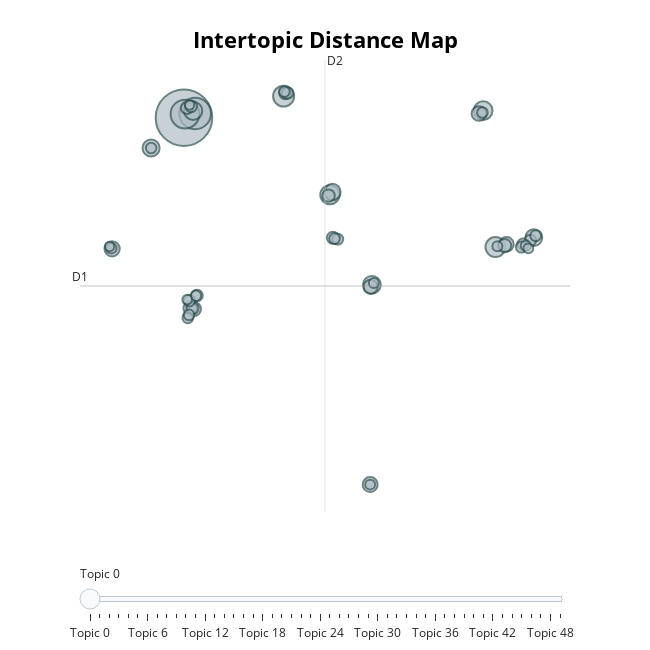

Notebook source saved alongside this figure:
### Code cell
model.visualize_topics(top_n_topics=50)

### Figure 1 — Plotly figure (JSON) as saved in the notebook; plotly's stock layout.template omitted (floating-point values rounded to 4 significant figures; data arrays with more than 128 entries replaced by an {"elided": "..."} marker saying what was removed)
{"data": [{"customdata": {"elided": "50x3 mixed values"}, "hovertemplate": "<b>Topic %{customdata[0]}</b><br>Words: %{customdata[1]}<br>Size: %{customdata[2]}", "legendgroup": "", "marker": {"color": "#B0BEC5", "line": {"color": "DarkSlateGrey", "width": 2}, "size": [1829, 570, 474, 251, 227, 211, 199, 192, 177, 167, 162, 152, 132, 128, 124, 123, 117, 116, 102, 100, 89, 85, 84, 83, 78, 77, 77, 75, 75, 74, 72, 70, 69, 68, 67, 67, 66, 65, 65, 64, 63, 62, 59, 57, 57, 56, 56, 54, 51, 50], "sizemode": "area", "sizeref": 1.143, "symbol": "circle"}, "mode": "markers", "name": "", "orientation": "v", "showlegend": false, "type": "scatter", "x": [-9.111, -8.28, -9.034, -1.726, 13.98, 1.706, 13.06, -8.429, 4.82, -11.55, 16.82, 1.897, -14.44, 4.688, 12.75, 14.78, -8.382, 4.726, -8.654, 14.66, 1.606, -8.885, 1.929, -8.476, -8.577, -8.147, -1.61, 16.56, -1.43, -8.706, 16.01, 15.9, 2.284, 16.96, -1.67, 2.053, -8.823, 13.01, -8.734, -11.54, -14.49, -8.222, 16.23, 4.96, 14.12, 4.688, 16.41, -8.87, -8.698, -14.62], "xaxis": "x", "y": [13.67, 13.98, 13.94, 15.27, 4.061, 7.948, 14.19, 14.18, 1.262, 11.42, 4.761, 8.15, 3.935, -13.57, 13.98, 4.268, -0.5374, 1.113, -0.4735, 4.176, 7.882, 14.39, 4.758, -0.487, 14.51, 0.4651, 15.47, 4.559, 15.51, 0.07552, 4.279, 4.061, 4.653, 4.908, 15.61, 4.697, -1.194, 14.05, -0.9758, 11.42, 3.974, 0.454, 4.168, 1.392, 4.125, -13.57, 3.968, 0.1637, 14.61, 4.106], "yaxis": "y"}], "layout": {"annotations": [{"showarrow": false, "text": "D1", "x": -16.82, "y": 1.172, "yshift": 10}, {"showarrow": false, "text": "D2", "x": 1.342, "xshift": 10, "y": 17.95}], "height": 650, "hoverlabel": {"bgcolor": "white", "font": {"family": "Rockwell", "size": 16}}, "legend": {"itemsizing": "constant", "tracegroupgap": 0}, "margin": {"t": 60}, "shapes": [{"line": {"color": "#CFD8DC", "width": 2}, "type": "line", "x0": 1.342, "x1": 1.342, "y0": -15.61, "y1": 17.95}, {"line": {"color": "#9E9E9E", "width": 2}, "type": "line", "x0": -16.82, "x1": 19.5, "y0": 1.172, "y1": 1.172}], "sliders": [{"active": 0, "pad": {"t": 50}, "steps": [{"args": [{"marker.color": [["red", "#B0BEC5", "#B0BEC5", "#B0BEC5", "#B0BEC5", "#B0BEC5", "#B0BEC5", "#B0BEC5", "#B0BEC5", "#B0BEC5", "#B0BEC5", "#B0BEC5", "#B0BEC5", "#B0BEC5", "#B0BEC5", "#B0BEC5", "#B0BEC5", "#B0BEC5", "#B0BEC5", "#B0BEC5", "#B0BEC5", "#B0BEC5", "#B0BEC5", "#B0BEC5", "#B0BEC5", "#B0BEC5", "#B0BEC5", "#B0BEC5", "#B0BEC5", "#B0BEC5", "#B0BEC5", "#B0BEC5", "#B0BEC5", "#B0BEC5", "#B0BEC5", "#B0BEC5", "#B0BEC5", "#B0BEC5", "#B0BEC5", "#B0BEC5", "#B0BEC5", "#B0BEC5", "#B0BEC5", "#B0BEC5", "#B0BEC5", "#B0BEC5", "#B0BEC5", "#B0BEC5", "#B0BEC5", "#B0BEC5"]]}], "label": "Topic 0", "method": "update"}, {"args": [{"marker.color": [["#B0BEC5", "red", "#B0BEC5", "#B0BEC5", "#B0BEC5", "#B0BEC5", "#B0BEC5", "#B0BEC5", "#B0BEC5", "#B0BEC5", "#B0BEC5", "#B0BEC5", "#B0BEC5", "#B0BEC5", "#B0BEC5", "#B0BEC5", "#B0BEC5", "#B0BEC5", "#B0BEC5", "#B0BEC5", "#B0BEC5", "#B0BEC5", "#B0BEC5", "#B0BEC5", "#B0BEC5", "#B0BEC5", "#B0BEC5", "#B0BEC5", "#B0BEC5", "#B0BEC5", "#B0BEC5", "#B0BEC5", "#B0BEC5", "#B0BEC5", "#B0BEC5", "#B0BEC5", "#B0BEC5", "#B0BEC5", "#B0BEC5", "#B0BEC5", "#B0BEC5", "#B0BEC5", "#B0BEC5", "#B0BEC5", "#B0BEC5", "#B0BEC5", "#B0BEC5", "#B0BEC5", "#B0BEC5", "#B0BEC5"]]}], "label": "Topic 1", "method": "update"}, {"args": [{"marker.color": [["#B0BEC5", "#B0BEC5", "red", "#B0BEC5", "#B0BEC5", "#B0BEC5", "#B0BEC5", "#B0BEC5", "#B0BEC5", "#B0BEC5", "#B0BEC5", "#B0BEC5", "#B0BEC5", "#B0BEC5", "#B0BEC5", "#B0BEC5", "#B0BEC5", "#B0BEC5", "#B0BEC5", "#B0BEC5", "#B0BEC5", "#B0BEC5", "#B0BEC5", "#B0BEC5", "#B0BEC5", "#B0BEC5", "#B0BEC5", "#B0BEC5", "#B0BEC5", "#B0BEC5", "#B0BEC5", "#B0BEC5", "#B0BEC5", "#B0BEC5", "#B0BEC5", "#B0BEC5", "#B0BEC5", "#B0BEC5", "#B0BEC5", "#B0BEC5", "#B0BEC5", "#B0BEC5", "#B0BEC5", "#B0BEC5", "#B0BEC5", "#B0BEC5", "#B0BEC5", "#B0BEC5", "#B0BEC5", "#B0BEC5"]]}], "label": "Topic 2", "method": "update"}, {"args": [{"marker.color": [["#B0BEC5", "#B0BEC5", "#B0BEC5", "red", "#B0BEC5", "#B0BEC5", "#B0BEC5", "#B0BEC5", "#B0BEC5", "#B0BEC5", "#B0BEC5", "#B0BEC5", "#B0BEC5", "#B0BEC5", "#B0BEC5", "#B0BEC5", "#B0BEC5", "#B0BEC5", "#B0BEC5", "#B0BEC5", "#B0BEC5", "#B0BEC5", "#B0BEC5", "#B0BEC5", "#B0BEC5", "#B0BEC5", "#B0BEC5", "#B0BEC5", "#B0BEC5", "#B0BEC5", "#B0BEC5", "#B0BEC5", "#B0BEC5", "#B0BEC5", "#B0BEC5", "#B0BEC5", "#B0BEC5", "#B0BEC5", "#B0BEC5", "#B0BEC5", "#B0BEC5", "#B0BEC5", "#B0BEC5", "#B0BEC5", "#B0BEC5", "#B0BEC5", "#B0BEC5", "#B0BEC5", "#B0BEC5", "#B0BEC5"]]}], "label": "Topic 3", "method": "update"}, {"args": [{"marker.color": [["#B0BEC5", "#B0BEC5", "#B0BEC5", "#B0BEC5", "red", "#B0BEC5", "#B0BEC5", "#B0BEC5", "#B0BEC5", "#B0BEC5", "#B0BEC5", "#B0BEC5", "#B0BEC5", "#B0BEC5", "#B0BEC5", "#B0BEC5", "#B0BEC5", "#B0BEC5", "#B0BEC5", "#B0BEC5", "#B0BEC5", "#B0BEC5", "#B0BEC5", "#B0BEC5", "#B0BEC5", "#B0BEC5", "#B0BEC5", "#B0BEC5", "#B0BEC5", "#B0BEC5", "#B0BEC5", "#B0BEC5", "#B0BEC5", "#B0BEC5", "#B0BEC5", "#B0BEC5", "#B0BEC5", "#B0BEC5", "#B0BEC5", "#B0BEC5", "#B0BEC5", "#B0BEC5", "#B0BEC5", "#B0BEC5", "#B0BEC5", "#B0BEC5", "#B0BEC5", "#B0BEC5", "#B0BEC5", "#B0BEC5"]]}], "label": "Topic 4", "method": "update"}, {"args": [{"marker.color": [["#B0BEC5", "#B0BEC5", "#B0BEC5", "#B0BEC5", "#B0BEC5", "red", "#B0BEC5", "#B0BEC5", "#B0BEC5", "#B0BEC5", "#B0BEC5", "#B0BEC5", "#B0BEC5", "#B0BEC5", "#B0BEC5", "#B0BEC5", "#B0BEC5", "#B0BEC5", "#B0BEC5", "#B0BEC5", "#B0BEC5", "#B0BEC5", "#B0BEC5", "#B0BEC5", "#B0BEC5", "#B0BEC5", "#B0BEC5", "#B0BEC5", "#B0BEC5", "#B0BEC5", "#B0BEC5", "#B0BEC5", "#B0BEC5", "#B0BEC5", "#B0BEC5", "#B0BEC5", "#B0BEC5", "#B0BEC5", "#B0BEC5", "#B0BEC5", "#B0BEC5", "#B0BEC5", "#B0BEC5", "#B0BEC5", "#B0BEC5", "#B0BEC5", "#B0BEC5", "#B0BEC5", "#B0BEC5", "#B0BEC5"]]}], "label": "Topic 5", "method": "update"}, {"args": [{"marker.color": [["#B0BEC5", "#B0BEC5", "#B0BEC5", "#B0BEC5", "#B0BEC5", "#B0BEC5", "red", "#B0BEC5", "#B0BEC5", "#B0BEC5", "#B0BEC5", "#B0BEC5", "#B0BEC5", "#B0BEC5", "#B0BEC5", "#B0BEC5", "#B0BEC5", "#B0BEC5", "#B0BEC5", "#B0BEC5", "#B0BEC5", "#B0BEC5", "#B0BEC5", "#B0BEC5", "#B0BEC5", "#B0BEC5", "#B0BEC5", "#B0BEC5", "#B0BEC5", "#B0BEC5", "#B0BEC5", "#B0BEC5", "#B0BEC5", "#B0BEC5", "#B0BEC5", "#B0BEC5", "#B0BEC5", "#B0BEC5", "#B0BEC5", "#B0BEC5", "#B0BEC5", "#B0BEC5", "#B0BEC5", "#B0BEC5", "#B0BEC5", "#B0BEC5", "#B0BEC5", "#B0BEC5", "#B0BEC5", "#B0BEC5"]]}], "label": "Topic 6", "method": "update"}, {"args": [{"marker.color": [["#B0BEC5", "#B0BEC5", "#B0BEC5", "#B0BEC5", "#B0BEC5", "#B0BEC5", "#B0BEC5", "red", "#B0BEC5", "#B0BEC5", "#B0BEC5", "#B0BEC5", "#B0BEC5", "#B0BEC5", "#B0BEC5", "#B0BEC5", "#B0BEC5", "#B0BEC5", "#B0BEC5", "#B0BEC5", "#B0BEC5", "#B0BEC5", "#B0BEC5", "#B0BEC5", "#B0BEC5", "#B0BEC5", "#B0BEC5", "#B0BEC5", "#B0BEC5", "#B0BEC5", "#B0BEC5", "#B0BEC5", "#B0BEC5", "#B0BEC5", "#B0BEC5", "#B0BEC5", "#B0BEC5", "#B0BEC5", "#B0BEC5", "#B0BEC5", "#B0BEC5", "#B0BEC5", "#B0BEC5", "#B0BEC5", "#B0BEC5", "#B0BEC5", "#B0BEC5", "#B0BEC5", "#B0BEC5", "#B0BEC5"]]}], "label": "Topic 7", "method": "update"}, {"args": [{"marker.color": [["#B0BEC5", "#B0BEC5", "#B0BEC5", "#B0BEC5", "#B0BEC5", "#B0BEC5", "#B0BEC5", "#B0BEC5", "red", "#B0BEC5", "#B0BEC5", "#B0BEC5", "#B0BEC5", "#B0BEC5", "#B0BEC5", "#B0BEC5", "#B0BEC5", "#B0BEC5", "#B0BEC5", "#B0BEC5", "#B0BEC5", "#B0BEC5", "#B0BEC5", "#B0BEC5", "#B0BEC5", "#B0BEC5", "#B0BEC5", "#B0BEC5", "#B0BEC5", "#B0BEC5", "#B0BEC5", "#B0BEC5", "#B0BEC5", "#B0BEC5", "#B0BEC5", "#B0BEC5", "#B0BEC5", "#B0BEC5", "#B0BEC5", "#B0BEC5", "#B0BEC5", "#B0BEC5", "#B0BEC5", "#B0BEC5", "#B0BEC5", "#B0BEC5", "#B0BEC5", "#B0BEC5", "#B0BEC5", "#B0BEC5"]]}], "label": "Topic 8", "method": "update"}, {"args": [{"marker.color": [["#B0BEC5", "#B0BEC5", "#B0BEC5", "#B0BEC5", "#B0BEC5", "#B0BEC5", "#B0BEC5", "#B0BEC5", "#B0BEC5", "red", "#B0BEC5", "#B0BEC5", "#B0BEC5", "#B0BEC5", "#B0BEC5", "#B0BEC5", "#B0BEC5", "#B0BEC5", "#B0BEC5", "#B0BEC5", "#B0BEC5", "#B0BEC5", "#B0BEC5", "#B0BEC5", "#B0BEC5", "#B0BEC5", "#B0BEC5", "#B0BEC5", "#B0BEC5", "#B0BEC5", "#B0BEC5", "#B0BEC5", "#B0BEC5", "#B0BEC5", "#B0BEC5", "#B0BEC5", "#B0BEC5", "#B0BEC5", "#B0BEC5", "#B0BEC5", "#B0BEC5", "#B0BEC5", "#B0BEC5", "#B0BEC5", "#B0BEC5", "#B0BEC5", "#B0BEC5", "#B0BEC5", "#B0BEC5", "#B0BEC5"]]}], "label": "Topic 9", "method": "update"}, {"args": [{"marker.color": [["#B0BEC5", "#B0BEC5", "#B0BEC5", "#B0BEC5", "#B0BEC5", "#B0BEC5", "#B0BEC5", "#B0BEC5", "#B0BEC5", "#B0BEC5", "red", "#B0BEC5", "#B0BEC5", "#B0BEC5", "#B0BEC5", "#B0BEC5", "#B0BEC5", "#B0BEC5", "#B0BEC5", "#B0BEC5", "#B0BEC5", "#B0BEC5", "#B0BEC5", "#B0BEC5", "#B0BEC5", "#B0BEC5", "#B0BEC5", "#B0BEC5", "#B0BEC5", "#B0BEC5", "#B0BEC5", "#B0BEC5", "#B0BEC5", "#B0BEC5", "#B0BEC5", "#B0BEC5", "#B0BEC5", "#B0BEC5", "#B0BEC5", "#B0BEC5", "#B0BEC5", "#B0BEC5", "#B0BEC5", "#B0BEC5", "#B0BEC5", "#B0BEC5", "#B0BEC5", "#B0BEC5", "#B0BEC5", "#B0BEC5"]]}], "label": "Topic 10", "method": "update"}, {"args": [{"marker.color": [["#B0BEC5", "#B0BEC5", "#B0BEC5", "#B0BEC5", "#B0BEC5", "#B0BEC5", "#B0BEC5", "#B0BEC5", "#B0BEC5", "#B0BEC5", "#B0BEC5", "red", "#B0BEC5", "#B0BEC5", "#B0BEC5", "#B0BEC5", "#B0BEC5", "#B0BEC5", "#B0BEC5", "#B0BEC5", "#B0BEC5", "#B0BEC5", "#B0BEC5", "#B0BEC5", "#B0BEC5", "#B0BEC5", "#B0BEC5", "#B0BEC5", "#B0BEC5", "#B0BEC5", "#B0BEC5", "#B0BEC5", "#B0BEC5", "#B0BEC5", "#B0BEC5", "#B0BEC5", "#B0BEC5", "#B0BEC5", "#B0BEC5", "#B0BEC5", "#B0BEC5", "#B0BEC5", "#B0BEC5", "#B0BEC5", "#B0BEC5", "#B0BEC5", "#B0BEC5", "#B0BEC5", "#B0BEC5", "#B0BEC5"]]}], "label": "Topic 11", "method": "update"}, {"args": [{"marker.color": [["#B0BEC5", "#B0BEC5", "#B0BEC5", "#B0BEC5", "#B0BEC5", "#B0BEC5", "#B0BEC5", "#B0BEC5", "#B0BEC5", "#B0BEC5", "#B0BEC5", "#B0BEC5", "red", "#B0BEC5", "#B0BEC5", "#B0BEC5", "#B0BEC5", "#B0BEC5", "#B0BEC5", "#B0BEC5", "#B0BEC5", "#B0BEC5", "#B0BEC5", "#B0BEC5", "#B0BEC5", "#B0BEC5", "#B0BEC5", "#B0BEC5", "#B0BEC5", "#B0BEC5", "#B0BEC5", "#B0BEC5", "#B0BEC5", "#B0BEC5", "#B0BEC5", "#B0BEC5", "#B0BEC5", "#B0BEC5", "#B0BEC5", "#B0BEC5", "#B0BEC5", "#B0BEC5", "#B0BEC5", "#B0BEC5", "#B0BEC5", "#B0BEC5", "#B0BEC5", "#B0BEC5", "#B0BEC5", "#B0BEC5"]]}], "label": "Topic 12", "method": "update"}, {"args": [{"marker.color": [["#B0BEC5", "#B0BEC5", "#B0BEC5", "#B0BEC5", "#B0BEC5", "#B0BEC5", "#B0BEC5", "#B0BEC5", "#B0BEC5", "#B0BEC5", "#B0BEC5", "#B0BEC5", "#B0BEC5", "red", "#B0BEC5", "#B0BEC5", "#B0BEC5", "#B0BEC5", "#B0BEC5", "#B0BEC5", "#B0BEC5", "#B0BEC5", "#B0BEC5", "#B0BEC5", "#B0BEC5", "#B0BEC5", "#B0BEC5", "#B0BEC5", "#B0BEC5", "#B0BEC5", "#B0BEC5", "#B0BEC5", "#B0BEC5", "#B0BEC5", "#B0BEC5", "#B0BEC5", "#B0BEC5", "#B0BEC5", "#B0BEC5", "#B0BEC5", "#B0BEC5", "#B0BEC5", "#B0BEC5", "#B0BEC5", "#B0BEC5", "#B0BEC5", "#B0BEC5", "#B0BEC5", "#B0BEC5", "#B0BEC5"]]}], "label": "Topic 13", "method": "update"}, {"args": [{"marker.color": [["#B0BEC5", "#B0BEC5", "#B0BEC5", "#B0BEC5", "#B0BEC5", "#B0BEC5", "#B0BEC5", "#B0BEC5", "#B0BEC5", "#B0BEC5", "#B0BEC5", "#B0BEC5", "#B0BEC5", "#B0BEC5", "red", "#B0BEC5", "#B0BEC5", "#B0BEC5", "#B0BEC5", "#B0BEC5", "#B0BEC5", "#B0BEC5", "#B0BEC5", "#B0BEC5", "#B0BEC5", "#B0BEC5", "#B0BEC5", "#B0BEC5", "#B0BEC5", "#B0BEC5", "#B0BEC5", "#B0BEC5", "#B0BEC5", "#B0BEC5", "#B0BEC5", "#B0BEC5", "#B0BEC5", "#B0BEC5", "#B0BEC5", "#B0BEC5", "#B0BEC5", "#B0BEC5", "#B0BEC5", "#B0BEC5", "#B0BEC5", "#B0BEC5", "#B0BEC5", "#B0BEC5", "#B0BEC5", "#B0BEC5"]]}], "label": "Topic 14", "method": "update"}, {"args": [{"marker.color": [["#B0BEC5", "#B0BEC5", "#B0BEC5", "#B0BEC5", "#B0BEC5", "#B0BEC5", "#B0BEC5", "#B0BEC5", "#B0BEC5", "#B0BEC5", "#B0BEC5", "#B0BEC5", "#B0BEC5", "#B0BEC5", "#B0BEC5", "red", "#B0BEC5", "#B0BEC5", "#B0BEC5", "#B0BEC5", "#B0BEC5", "#B0BEC5", "#B0BEC5", "#B0BEC5", "#B0BEC5", "#B0BEC5", "#B0BEC5", "#B0BEC5", "#B0BEC5", "#B0BEC5", "#B0BEC5", "#B0BEC5", "#B0BEC5", "#B0BEC5", "#B0BEC5", "#B0BEC5", "#B0BEC5", "#B0BEC5", "#B0BEC5", "#B0BEC5", "#B0BEC5", "#B0BEC5", "#B0BEC5", "#B0BEC5", "#B0BEC5", "#B0BEC5", "#B0BEC5", "#B0BEC5", "#B0BEC5", "#B0BEC5"]]}], "label": "Topic 15", "method": "update"}, {"args": [{"marker.color": [["#B0BEC5", "#B0BEC5", "#B0BEC5", "#B0BEC5", "#B0BEC5", "#B0BEC5", "#B0BEC5", "#B0BEC5", "#B0BEC5", "#B0BEC5", "#B0BEC5", "#B0BEC5", "#B0BEC5", "#B0BEC5", "#B0BEC5", "#B0BEC5", "red", "#B0BEC5", "#B0BEC5", "#B0BEC5", "#B0BEC5", "#B0BEC5", "#B0BEC5", "#B0BEC5", "#B0BEC5", "#B0BEC5", "#B0BEC5", "#B0BEC5", "#B0BEC5", "#B0BEC5", "#B0BEC5", "#B0BEC5", "#B0BEC5", "#B0BEC5", "#B0BEC5", "#B0BEC5", "#B0BEC5", "#B0BEC5", "#B0BEC5", "#B0BEC5", "#B0BEC5", "#B0BEC5", "#B0BEC5", "#B0BEC5", "#B0BEC5", "#B0BEC5", "#B0BEC5", "#B0BEC5", "#B0BEC5", "#B0BEC5"]]}], "label": "Topic 16", "method": "update"}, {"args": [{"marker.color": [["#B0BEC5", "#B0BEC5", "#B0BEC5", "#B0BEC5", "#B0BEC5", "#B0BEC5", "#B0BEC5", "#B0BEC5", "#B0BEC5", "#B0BEC5", "#B0BEC5", "#B0BEC5", "#B0BEC5", "#B0BEC5", "#B0BEC5", "#B0BEC5", "#B0BEC5", "red", "#B0BEC5", "#B0BEC5", "#B0BEC5", "#B0BEC5", "#B0BEC5", "#B0BEC5", "#B0BEC5", "#B0BEC5", "#B0BEC5", "#B0BEC5", "#B0BEC5", "#B0BEC5", "#B0BEC5", "#B0BEC5", "#B0BEC5", "#B0BEC5", "#B0BEC5", "#B0BEC5", "#B0BEC5", "#B0BEC5", "#B0BEC5", "#B0BEC5", "#B0BEC5", "#B0BEC5", "#B0BEC5", "#B0BEC5", "#B0BEC5", "#B0BEC5", "#B0BEC5", "#B0BEC5", "#B0BEC5", "#B0BEC5"]]}], "label": "Topic 17", "method": "update"}, {"args": [{"marker.color": [["#B0BEC5", "#B0BEC5", "#B0BEC5", "#B0BEC5", "#B0BEC5", "#B0BEC5", "#B0BEC5", "#B0BEC5", "#B0BEC5", "#B0BEC5", "#B0BEC5", "#B0BEC5", "#B0BEC5", "#B0BEC5", "#B0BEC5", "#B0BEC5", "#B0BEC5", "#B0BEC5", "red", "#B0BEC5", "#B0BEC5", "#B0BEC5", "#B0BEC5", "#B0BEC5", "#B0BEC5", "#B0BEC5", "#B0BEC5", "#B0BEC5", "#B0BEC5", "#B0BEC5", "#B0BEC5", "#B0BEC5", "#B0BEC5", "#B0BEC5", "#B0BEC5", "#B0BEC5", "#B0BEC5", "#B0BEC5", "#B0BEC5", "#B0BEC5", "#B0BEC5", "#B0BEC5", "#B0BEC5", "#B0BEC5", "#B0BEC5", "#B0BEC5", "#B0BEC5", "#B0BEC5", "#B0BEC5", "#B0BEC5"]]}], "label": "Topic 18", "method": "update"}, {"args": [{"marker.color": [["#B0BEC5", "#B0BEC5", "#B0BEC5", "#B0BEC5", "#B0BEC5", "#B0BEC5", "#B0BEC5", "#B0BEC5", "#B0BEC5", "#B0BEC5", "#B0BEC5", "#B0BEC5", "#B0BEC5", "#B0BEC5", "#B0BEC5", "#B0BEC5", "#B0BEC5", "#B0BEC5", "#B0BEC5", "red", "#B0BEC5", "#B0BEC5", "#B0BEC5", "#B0BEC5", "#B0BEC5", "#B0BEC5", "#B0BEC5", "#B0BEC5", "#B0BEC5", "#B0BEC5", "#B0BEC5", "#B0BEC5", "#B0BEC5", "#B0BEC5", "#B0BEC5", "#B0BEC5", "#B0BEC5", "#B0BEC5", "#B0BEC5", "#B0BEC5", "#B0BEC5", "#B0BEC5", "#B0BEC5", "#B0BEC5", "#B0BEC5", "#B0BEC5", "#B0BEC5", "#B0BEC5", "#B0BEC5", "#B0BEC5"]]}], "label": "Topic 19", "method": "update"}, {"args": [{"marker.color": [["#B0BEC5", "#B0BEC5", "#B0BEC5", "#B0BEC5", "#B0BEC5", "#B0BEC5", "#B0BEC5", "#B0BEC5", "#B0BEC5", "#B0BEC5", "#B0BEC5", "#B0BEC5", "#B0BEC5", "#B0BEC5", "#B0BEC5", "#B0BEC5", "#B0BEC5", "#B0BEC5", "#B0BEC5", "#B0BEC5", "red", "#B0BEC5", "#B0BEC5", "#B0BEC5", "#B0BEC5", "#B0BEC5", "#B0BEC5", "#B0BEC5", "#B0BEC5", "#B0BEC5", "#B0BEC5", "#B0BEC5", "#B0BEC5", "#B0BEC5", "#B0BEC5", "#B0BEC5", "#B0BEC5", "#B0BEC5", "#B0BEC5", "#B0BEC5", "#B0BEC5", "#B0BEC5", "#B0BEC5", "#B0BEC5", "#B0BEC5", "#B0BEC5", "#B0BEC5", "#B0BEC5", "#B0BEC5", "#B0BEC5"]]}], "label": "Topic 20", "method": "update"}, {"args": [{"marker.color": [["#B0BEC5", "#B0BEC5", "#B0BEC5", "#B0BEC5", "#B0BEC5", "#B0BEC5", "#B0BEC5", "#B0BEC5", "#B0BEC5", "#B0BEC5", "#B0BEC5", "#B0BEC5", "#B0BEC5", "#B0BEC5", "#B0BEC5", "#B0BEC5", "#B0BEC5", "#B0BEC5", "#B0BEC5", "#B0BEC5", "#B0BEC5", "red", "#B0BEC5", "#B0BEC5", "#B0BEC5", "#B0BEC5", "#B0BEC5", "#B0BEC5", "#B0BEC5", "#B0BEC5", "#B0BEC5", "#B0BEC5", "#B0BEC5", "#B0BEC5", "#B0BEC5", "#B0BEC5", "#B0BEC5", "#B0BEC5", "#B0BEC5", "#B0BEC5", "#B0BEC5", "#B0BEC5", "#B0BEC5", "#B0BEC5", "#B0BEC5", "#B0BEC5", "#B0BEC5", "#B0BEC5", "#B0BEC5", "#B0BEC5"]]}], "label": "Topic 21", "method": "update"}, {"args": [{"marker.color": [["#B0BEC5", "#B0BEC5", "#B0BEC5", "#B0BEC5", "#B0BEC5", "#B0BEC5", "#B0BEC5", "#B0BEC5", "#B0BEC5", "#B0BEC5", "#B0BEC5", "#B0BEC5", "#B0BEC5", "#B0BEC5", "#B0BEC5", "#B0BEC5", "#B0BEC5", "#B0BEC5", "#B0BEC5", "#B0BEC5", "#B0BEC5", "#B0BEC5", "red", "#B0BEC5", "#B0BEC5", "#B0BEC5", "#B0BEC5", "#B0BEC5", "#B0BEC5", "#B0BEC5", "#B0BEC5", "#B0BEC5", "#B0BEC5", "#B0BEC5", "#B0BEC5", "#B0BEC5", "#B0BEC5", "#B0BEC5", "#B0BEC5", "#B0BEC5", "#B0BEC5", "#B0BEC5", "#B0BEC5", "#B0BEC5", "#B0BEC5", "#B0BEC5", "#B0BEC5", "#B0BEC5", "#B0BEC5", "#B0BEC5"]]}], "label": "Topic 22", "method": "update"}, {"args": [{"marker.color": [["#B0BEC5", "#B0BEC5", "#B0BEC5", "#B0BEC5", "#B0BEC5", "#B0BEC5", "#B0BEC5", "#B0BEC5", "#B0BEC5", "#B0BEC5", "#B0BEC5", "#B0BEC5", "#B0BEC5", "#B0BEC5", "#B0BEC5", "#B0BEC5", "#B0BEC5", "#B0BEC5", "#B0BEC5", "#B0BEC5", "#B0BEC5", "#B0BEC5", "#B0BEC5", "red", "#B0BEC5", "#B0BEC5", "#B0BEC5", "#B0BEC5", "#B0BEC5", "#B0BEC5", "#B0BEC5", "#B0BEC5", "#B0BEC5", "#B0BEC5", "#B0BEC5", "#B0BEC5", "#B0BEC5", "#B0BEC5", "#B0BEC5", "#B0BEC5", "#B0BEC5", "#B0BEC5", "#B0BEC5", "#B0BEC5", "#B0BEC5", "#B0BEC5", "#B0BEC5", "#B0BEC5", "#B0BEC5", "#B0BEC5"]]}], "label": "Topic 23", "method": "update"}, {"args": [{"marker.color": [["#B0BEC5", "#B0BEC5", "#B0BEC5", "#B0BEC5", "#B0BEC5", "#B0BEC5", "#B0BEC5", "#B0BEC5", "#B0BEC5", "#B0BEC5", "#B0BEC5", "#B0BEC5", "#B0BEC5", "#B0BEC5", "#B0BEC5", "#B0BEC5", "#B0BEC5", "#B0BEC5", "#B0BEC5", "#B0BEC5", "#B0BEC5", "#B0BEC5", "#B0BEC5", "#B0BEC5", "red", "#B0BEC5", "#B0BEC5", "#B0BEC5", "#B0BEC5", "#B0BEC5", "#B0BEC5", "#B0BEC5", "#B0BEC5", "#B0BEC5", "#B0BEC5", "#B0BEC5", "#B0BEC5", "#B0BEC5", "#B0BEC5", "#B0BEC5", "#B0BEC5", "#B0BEC5", "#B0BEC5", "#B0BEC5", "#B0BEC5", "#B0BEC5", "#B0BEC5", "#B0BEC5", "#B0BEC5", "#B0BEC5"]]}], "label": "Topic 24", "method": "update"}, {"args": [{"marker.color": [["#B0BEC5", "#B0BEC5", "#B0BEC5", "#B0BEC5", "#B0BEC5", "#B0BEC5", "#B0BEC5", "#B0BEC5", "#B0BEC5", "#B0BEC5", "#B0BEC5", "#B0BEC5", "#B0BEC5", "#B0BEC5", "#B0BEC5", "#B0BEC5", "#B0BEC5", "#B0BEC5", "#B0BEC5", "#B0BEC5", "#B0BEC5", "#B0BEC5", "#B0BEC5", "#B0BEC5", "#B0BEC5", "red", "#B0BEC5", "#B0BEC5", "#B0BEC5", "#B0BEC5", "#B0BEC5", "#B0BEC5", "#B0BEC5", "#B0BEC5", "#B0BEC5", "#B0BEC5", "#B0BEC5", "#B0BEC5", "#B0BEC5", "#B0BEC5", "#B0BEC5", "#B0BEC5", "#B0BEC5", "#B0BEC5", "#B0BEC5", "#B0BEC5", "#B0BEC5", "#B0BEC5", "#B0BEC5", "#B0BEC5"]]}], "label": "Topic 25", "method": "update"}, {"args": [{"marker.color": [["#B0BEC5", "#B0BEC5", "#B0BEC5", "#B0BEC5", "#B0BEC5", "#B0BEC5", "#B0BEC5", "#B0BEC5", "#B0BEC5", "#B0BEC5", "#B0BEC5", "#B0BEC5", "#B0BEC5", "#B0BEC5", "#B0BEC5", "#B0BEC5", "#B0BEC5", "#B0BEC5", "#B0BEC5", "#B0BEC5", "#B0BEC5", "#B0BEC5", "#B0BEC5", "#B0BEC5", "#B0BEC5", "#B0BEC5", "red", "#B0BEC5", "#B0BEC5", "#B0BEC5", "#B0BEC5", "#B0BEC5", "#B0BEC5", "#B0BEC5", "#B0BEC5", "#B0BEC5", "#B0BEC5", "#B0BEC5", "#B0BEC5", "#B0BEC5", "#B0BEC5", "#B0BEC5", "#B0BEC5", "#B0BEC5", "#B0BEC5", "#B0BEC5", "#B0BEC5", "#B0BEC5", "#B0BEC5", "#B0BEC5"]]}], "label": "Topic 26", "method": "update"}, {"args": [{"marker.color": [["#B0BEC5", "#B0BEC5", "#B0BEC5", "#B0BEC5", "#B0BEC5", "#B0BEC5", "#B0BEC5", "#B0BEC5", "#B0BEC5", "#B0BEC5", "#B0BEC5", "#B0BEC5", "#B0BEC5", "#B0BEC5", "#B0BEC5", "#B0BEC5", "#B0BEC5", "#B0BEC5", "#B0BEC5", "#B0BEC5", "#B0BEC5", "#B0BEC5", "#B0BEC5", "#B0BEC5", "#B0BEC5", "#B0BEC5", "#B0BEC5", "red", "#B0BEC5", "#B0BEC5", "#B0BEC5", "#B0BEC5", "#B0BEC5", "#B0BEC5", "#B0BEC5", "#B0BEC5", "#B0BEC5", "#B0BEC5", "#B0BEC5", "#B0BEC5", "#B0BEC5", "#B0BEC5", "#B0BEC5", "#B0BEC5", "#B0BEC5", "#B0BEC5", "#B0BEC5", "#B0BEC5", "#B0BEC5", "#B0BEC5"]]}], "label": "Topic 27", "method": "update"}, {"args": [{"marker.color": [["#B0BEC5", "#B0BEC5", "#B0BEC5", "#B0BEC5", "#B0BEC5", "#B0BEC5", "#B0BEC5", "#B0BEC5", "#B0BEC5", "#B0BEC5", "#B0BEC5", "#B0BEC5", "#B0BEC5", "#B0BEC5", "#B0BEC5", "#B0BEC5", "#B0BEC5", "#B0BEC5", "#B0BEC5", "#B0BEC5", "#B0BEC5", "#B0BEC5", "#B0BEC5", "#B0BEC5", "#B0BEC5", "#B0BEC5", "#B0BEC5", "#B0BEC5", "red", "#B0BEC5", "#B0BEC5", "#B0BEC5", "#B0BEC5", "#B0BEC5", "#B0BEC5", "#B0BEC5", "#B0BEC5", "#B0BEC5", "#B0BEC5", "#B0BEC5", "#B0BEC5", "#B0BEC5", "#B0BEC5", "#B0BEC5", "#B0BEC5", "#B0BEC5", "#B0BEC5", "#B0BEC5", "#B0BEC5", "#B0BEC5"]]}], "label": "Topic 28", "method": "update"}, {"args": [{"marker.color": [["#B0BEC5", "#B0BEC5", "#B0BEC5", "#B0BEC5", "#B0BEC5", "#B0BEC5", "#B0BEC5", "#B0BEC5", "#B0BEC5", "#B0BEC5", "#B0BEC5", "#B0BEC5", "#B0BEC5", "#B0BEC5", "#B0BEC5", "#B0BEC5", "#B0BEC5", "#B0BEC5", "#B0BEC5", "#B0BEC5", "#B0BEC5", "#B0BEC5", "#B0BEC5", "#B0BEC5", "#B0BEC5", "#B0BEC5", "#B0BEC5", "#B0BEC5", "#B0BEC5", "red", "#B0BEC5", "#B0BEC5", "#B0BEC5", "#B0BEC5", "#B0BEC5", "#B0BEC5", "#B0BEC5", "#B0BEC5", "#B0BEC5", "#B0BEC5", "#B0BEC5", "#B0BEC5", "#B0BEC5", "#B0BEC5", "#B0BEC5", "#B0BEC5", "#B0BEC5", "#B0BEC5", "#B0BEC5", "#B0BEC5"]]}], "label": "Topic 29", "method": "update"}, {"args": [{"marker.color": [["#B0BEC5", "#B0BEC5", "#B0BEC5", "#B0BEC5", "#B0BEC5", "#B0BEC5", "#B0BEC5", "#B0BEC5", "#B0BEC5", "#B0BEC5", "#B0BEC5", "#B0BEC5", "#B0BEC5", "#B0BEC5", "#B0BEC5", "#B0BEC5", "#B0BEC5", "#B0BEC5", "#B0BEC5", "#B0BEC5", "#B0BEC5", "#B0BEC5", "#B0BEC5", "#B0BEC5", "#B0BEC5", "#B0BEC5", "#B0BEC5", "#B0BEC5", "#B0BEC5", "#B0BEC5", "red", "#B0BEC5", "#B0BEC5", "#B0BEC5", "#B0BEC5", "#B0BEC5", "#B0BEC5", "#B0BEC5", "#B0BEC5", "#B0BEC5", "#B0BEC5", "#B0BEC5", "#B0BEC5", "#B0BEC5", "#B0BEC5", "#B0BEC5", "#B0BEC5", "#B0BEC5", "#B0BEC5", "#B0BEC5"]]}], "label": "Topic 30", "method": "update"}, {"args": [{"marker.color": [["#B0BEC5", "#B0BEC5", "#B0BEC5", "#B0BEC5", "#B0BEC5", "#B0BEC5", "#B0BEC5", "#B0BEC5", "#B0BEC5", "#B0BEC5", "#B0BEC5", "#B0BEC5", "#B0BEC5", "#B0BEC5", "#B0BEC5", "#B0BEC5", "#B0BEC5", "#B0BEC5", "#B0BEC5", "#B0BEC5", "#B0BEC5", "#B0BEC5", "#B0BEC5", "#B0BEC5", "#B0BEC5", "#B0BEC5", "#B0BEC5", "#B0BEC5", "#B0BEC5", "#B0BEC5", "#B0BEC5", "red", "#B0BEC5", "#B0BEC5", "#B0BEC5", "#B0BEC5", "#B0BEC5", "#B0BEC5", "#B0BEC5", "#B0BEC5", "#B0BEC5", "#B0BEC5", "#B0BEC5", "#B0BEC5", "#B0BEC5", "#B0BEC5", "#B0BEC5", "#B0BEC5", "#B0BEC5", "#B0BEC5"]]}], "label": "Topic 31", "method": "update"}, {"args": [{"marker.color": [["#B0BEC5", "#B0BEC5", "#B0BEC5", "#B0BEC5", "#B0BEC5", "#B0BEC5", "#B0BEC5", "#B0BEC5", "#B0BEC5", "#B0BEC5", "#B0BEC5", "#B0BEC5", "#B0BEC5", "#B0BEC5", "#B0BEC5", "#B0BEC5", "#B0BEC5", "#B0BEC5", "#B0BEC5", "#B0BEC5", "#B0BEC5", "#B0BEC5", "#B0BEC5", "#B0BEC5", "#B0BEC5", "#B0BEC5", "#B0BEC5", "#B0BEC5", "#B0BEC5", "#B0BEC5", "#B0BEC5", "#B0BEC5", "red", "#B0BEC5", "#B0BEC5", "#B0BEC5", "#B0BEC5", "#B0BEC5", "#B0BEC5", "#B0BEC5", "#B0BEC5", "#B0BEC5", "#B0BEC5", "#B0BEC5", "#B0BEC5", "#B0BEC5", "#B0BEC5", "#B0BEC5", "#B0BEC5", "#B0BEC5"]]}], "label": "Topic 32", "method": "update"}, {"args": [{"marker.color": [["#B0BEC5", "#B0BEC5", "#B0BEC5", "#B0BEC5", "#B0BEC5", "#B0BEC5", "#B0BEC5", "#B0BEC5", "#B0BEC5", "#B0BEC5", "#B0BEC5", "#B0BEC5", "#B0BEC5", "#B0BEC5", "#B0BEC5", "#B0BEC5", "#B0BEC5", "#B0BEC5", "#B0BEC5", "#B0BEC5", "#B0BEC5", "#B0BEC5", "#B0BEC5", "#B0BEC5", "#B0BEC5", "#B0BEC5", "#B0BEC5", "#B0BEC5", "#B0BEC5", "#B0BEC5", "#B0BEC5", "#B0BEC5", "#B0BEC5", "red", "#B0BEC5", "#B0BEC5", "#B0BEC5", "#B0BEC5", "#B0BEC5", "#B0BEC5", "#B0BEC5", "#B0BEC5", "#B0BEC5", "#B0BEC5", "#B0BEC5", "#B0BEC5", "#B0BEC5", "#B0BEC5", "#B0BEC5", "#B0BEC5"]]}], "label": "Topic 33", "method": "update"}, {"args": [{"marker.color": [["#B0BEC5", "#B0BEC5", "#B0BEC5", "#B0BEC5", "#B0BEC5", "#B0BEC5", "#B0BEC5", "#B0BEC5", "#B0BEC5", "#B0BEC5", "#B0BEC5", "#B0BEC5", "#B0BEC5", "#B0BEC5", "#B0BEC5", "#B0BEC5", "#B0BEC5", "#B0BEC5", "#B0BEC5", "#B0BEC5", "#B0BEC5", "#B0BEC5", "#B0BEC5", "#B0BEC5", "#B0BEC5", "#B0BEC5", "#B0BEC5", "#B0BEC5", "#B0BEC5", "#B0BEC5", "#B0BEC5", "#B0BEC5", "#B0BEC5", "#B0BEC5", "red", "#B0BEC5", "#B0BEC5", "#B0BEC5", "#B0BEC5", "#B0BEC5", "#B0BEC5", "#B0BEC5", "#B0BEC5", "#B0BEC5", "#B0BEC5", "#B0BEC5", "#B0BEC5", "#B0BEC5", "#B0BEC5", "#B0BEC5"]]}], "label": "Topic 34", "method": "update"}, {"args": [{"marker.color": [["#B0BEC5", "#B0BEC5", "#B0BEC5", "#B0BEC5", "#B0BEC5", "#B0BEC5", "#B0BEC5", "#B0BEC5", "#B0BEC5", "#B0BEC5", "#B0BEC5", "#B0BEC5", "#B0BEC5", "#B0BEC5", "#B0BEC5", "#B0BEC5", "#B0BEC5", "#B0BEC5", "#B0BEC5", "#B0BEC5", "#B0BEC5", "#B0BEC5", "#B0BEC5", "#B0BEC5", "#B0BEC5", "#B0BEC5", "#B0BEC5", "#B0BEC5", "#B0BEC5", "#B0BEC5", "#B0BEC5", "#B0BEC5", "#B0BEC5", "#B0BEC5", "#B0BEC5", "red", "#B0BEC5", "#B0BEC5", "#B0BEC5", "#B0BEC5", "#B0BEC5", "#B0BEC5", "#B0BEC5", "#B0BEC5", "#B0BEC5", "#B0BEC5", "#B0BEC5", "#B0BEC5", "#B0BEC5", "#B0BEC5"]]}], "label": "Topic 35", "method": "update"}, {"args": [{"marker.color": [["#B0BEC5", "#B0BEC5", "#B0BEC5", "#B0BEC5", "#B0BEC5", "#B0BEC5", "#B0BEC5", "#B0BEC5", "#B0BEC5", "#B0BEC5", "#B0BEC5", "#B0BEC5", "#B0BEC5", "#B0BEC5", "#B0BEC5", "#B0BEC5", "#B0BEC5", "#B0BEC5", "#B0BEC5", "#B0BEC5", "#B0BEC5", "#B0BEC5", "#B0BEC5", "#B0BEC5", "#B0BEC5", "#B0BEC5", "#B0BEC5", "#B0BEC5", "#B0BEC5", "#B0BEC5", "#B0BEC5", "#B0BEC5", "#B0BEC5", "#B0BEC5", "#B0BEC5", "#B0BEC5", "red", "#B0BEC5", "#B0BEC5", "#B0BEC5", "#B0BEC5", "#B0BEC5", "#B0BEC5", "#B0BEC5", "#B0BEC5", "#B0BEC5", "#B0BEC5", "#B0BEC5", "#B0BEC5", "#B0BEC5"]]}], "label": "Topic 36", "method": "update"}, {"args": [{"marker.color": [["#B0BEC5", "#B0BEC5", "#B0BEC5", "#B0BEC5", "#B0BEC5", "#B0BEC5", "#B0BEC5", "#B0BEC5", "#B0BEC5", "#B0BEC5", "#B0BEC5", "#B0BEC5", "#B0BEC5", "#B0BEC5", "#B0BEC5", "#B0BEC5", "#B0BEC5", "#B0BEC5", "#B0BEC5", "#B0BEC5", "#B0BEC5", "#B0BEC5", "#B0BEC5", "#B0BEC5", "#B0BEC5", "#B0BEC5", "#B0BEC5", "#B0BEC5", "#B0BEC5", "#B0BEC5", "#B0BEC5", "#B0BEC5", "#B0BEC5", "#B0BEC5", "#B0BEC5", "#B0BEC5", "#B0BEC5", "red", "#B0BEC5", "#B0BEC5", "#B0BEC5", "#B0BEC5", "#B0BEC5", "#B0BEC5", "#B0BEC5", "#B0BEC5", "#B0BEC5", "#B0BEC5", "#B0BEC5", "#B0BEC5"]]}], "label": "Topic 37", "method": "update"}, {"args": [{"marker.color": [["#B0BEC5", "#B0BEC5", "#B0BEC5", "#B0BEC5", "#B0BEC5", "#B0BEC5", "#B0BEC5", "#B0BEC5", "#B0BEC5", "#B0BEC5", "#B0BEC5", "#B0BEC5", "#B0BEC5", "#B0BEC5", "#B0BEC5", "#B0BEC5", "#B0BEC5", "#B0BEC5", "#B0BEC5", "#B0BEC5", "#B0BEC5", "#B0BEC5", "#B0BEC5", "#B0BEC5", "#B0BEC5", "#B0BEC5", "#B0BEC5", "#B0BEC5", "#B0BEC5", "#B0BEC5", "#B0BEC5", "#B0BEC5", "#B0BEC5", "#B0BEC5", "#B0BEC5", "#B0BEC5", "#B0BEC5", "#B0BEC5", "red", "#B0BEC5", "#B0BEC5", "#B0BEC5", "#B0BEC5", "#B0BEC5", "#B0BEC5", "#B0BEC5", "#B0BEC5", "#B0BEC5", "#B0BEC5", "#B0BEC5"]]}], "label": "Topic 38", "method": "update"}, {"args": [{"marker.color": [["#B0BEC5", "#B0BEC5", "#B0BEC5", "#B0BEC5", "#B0BEC5", "#B0BEC5", "#B0BEC5", "#B0BEC5", "#B0BEC5", "#B0BEC5", "#B0BEC5", "#B0BEC5", "#B0BEC5", "#B0BEC5", "#B0BEC5", "#B0BEC5", "#B0BEC5", "#B0BEC5", "#B0BEC5", "#B0BEC5", "#B0BEC5", "#B0BEC5", "#B0BEC5", "#B0BEC5", "#B0BEC5", "#B0BEC5", "#B0BEC5", "#B0BEC5", "#B0BEC5", "#B0BEC5", "#B0BEC5", "#B0BEC5", "#B0BEC5", "#B0BEC5", "#B0BEC5", "#B0BEC5", "#B0BEC5", "#B0BEC5", "#B0BEC5", "red", "#B0BEC5", "#B0BEC5", "#B0BEC5", "#B0BEC5", "#B0BEC5", "#B0BEC5", "#B0BEC5", "#B0BEC5", "#B0BEC5", "#B0BEC5"]]}], "label": "Topic 39", "method": "update"}, {"args": [{"marker.color": [["#B0BEC5", "#B0BEC5", "#B0BEC5", "#B0BEC5", "#B0BEC5", "#B0BEC5", "#B0BEC5", "#B0BEC5", "#B0BEC5", "#B0BEC5", "#B0BEC5", "#B0BEC5", "#B0BEC5", "#B0BEC5", "#B0BEC5", "#B0BEC5", "#B0BEC5", "#B0BEC5", "#B0BEC5", "#B0BEC5", "#B0BEC5", "#B0BEC5", "#B0BEC5", "#B0BEC5", "#B0BEC5", "#B0BEC5", "#B0BEC5", "#B0BEC5", "#B0BEC5", "#B0BEC5", "#B0BEC5", "#B0BEC5", "#B0BEC5", "#B0BEC5", "#B0BEC5", "#B0BEC5", "#B0BEC5", "#B0BEC5", "#B0BEC5", "#B0BEC5", "red", "#B0BEC5", "#B0BEC5", "#B0BEC5", "#B0BEC5", "#B0BEC5", "#B0BEC5", "#B0BEC5", "#B0BEC5", "#B0BEC5"]]}], "label": "Topic 40", "method": "update"}, {"args": [{"marker.color": [["#B0BEC5", "#B0BEC5", "#B0BEC5", "#B0BEC5", "#B0BEC5", "#B0BEC5", "#B0BEC5", "#B0BEC5", "#B0BEC5", "#B0BEC5", "#B0BEC5", "#B0BEC5", "#B0BEC5", "#B0BEC5", "#B0BEC5", "#B0BEC5", "#B0BEC5", "#B0BEC5", "#B0BEC5", "#B0BEC5", "#B0BEC5", "#B0BEC5", "#B0BEC5", "#B0BEC5", "#B0BEC5", "#B0BEC5", "#B0BEC5", "#B0BEC5", "#B0BEC5", "#B0BEC5", "#B0BEC5", "#B0BEC5", "#B0BEC5", "#B0BEC5", "#B0BEC5", "#B0BEC5", "#B0BEC5", "#B0BEC5", "#B0BEC5", "#B0BEC5", "#B0BEC5", "red", "#B0BEC5", "#B0BEC5", "#B0BEC5", "#B0BEC5", "#B0BEC5", "#B0BEC5", "#B0BEC5", "#B0BEC5"]]}], "label": "Topic 41", "method": "update"}, {"args": [{"marker.color": [["#B0BEC5", "#B0BEC5", "#B0BEC5", "#B0BEC5", "#B0BEC5", "#B0BEC5", "#B0BEC5", "#B0BEC5", "#B0BEC5", "#B0BEC5", "#B0BEC5", "#B0BEC5", "#B0BEC5", "#B0BEC5", "#B0BEC5", "#B0BEC5", "#B0BEC5", "#B0BEC5", "#B0BEC5", "#B0BEC5", "#B0BEC5", "#B0BEC5", "#B0BEC5", "#B0BEC5", "#B0BEC5", "#B0BEC5", "#B0BEC5", "#B0BEC5", "#B0BEC5", "#B0BEC5", "#B0BEC5", "#B0BEC5", "#B0BEC5", "#B0BEC5", "#B0BEC5", "#B0BEC5", "#B0BEC5", "#B0BEC5", "#B0BEC5", "#B0BEC5", "#B0BEC5", "#B0BEC5", "red", "#B0BEC5", "#B0BEC5", "#B0BEC5", "#B0BEC5", "#B0BEC5", "#B0BEC5", "#B0BEC5"]]}], "label": "Topic 42", "method": "update"}, {"args": [{"marker.color": [["#B0BEC5", "#B0BEC5", "#B0BEC5", "#B0BEC5", "#B0BEC5", "#B0BEC5", "#B0BEC5", "#B0BEC5", "#B0BEC5", "#B0BEC5", "#B0BEC5", "#B0BEC5", "#B0BEC5", "#B0BEC5", "#B0BEC5", "#B0BEC5", "#B0BEC5", "#B0BEC5", "#B0BEC5", "#B0BEC5", "#B0BEC5", "#B0BEC5", "#B0BEC5", "#B0BEC5", "#B0BEC5", "#B0BEC5", "#B0BEC5", "#B0BEC5", "#B0BEC5", "#B0BEC5", "#B0BEC5", "#B0BEC5", "#B0BEC5", "#B0BEC5", "#B0BEC5", "#B0BEC5", "#B0BEC5", "#B0BEC5", "#B0BEC5", "#B0BEC5", "#B0BEC5", "#B0BEC5", "#B0BEC5", "red", "#B0BEC5", "#B0BEC5", "#B0BEC5", "#B0BEC5", "#B0BEC5", "#B0BEC5"]]}], "label": "Topic 43", "method": "update"}, {"args": [{"marker.color": [["#B0BEC5", "#B0BEC5", "#B0BEC5", "#B0BEC5", "#B0BEC5", "#B0BEC5", "#B0BEC5", "#B0BEC5", "#B0BEC5", "#B0BEC5", "#B0BEC5", "#B0BEC5", "#B0BEC5", "#B0BEC5", "#B0BEC5", "#B0BEC5", "#B0BEC5", "#B0BEC5", "#B0BEC5", "#B0BEC5", "#B0BEC5", "#B0BEC5", "#B0BEC5", "#B0BEC5", "#B0BEC5", "#B0BEC5", "#B0BEC5", "#B0BEC5", "#B0BEC5", "#B0BEC5", "#B0BEC5", "#B0BEC5", "#B0BEC5", "#B0BEC5", "#B0BEC5", "#B0BEC5", "#B0BEC5", "#B0BEC5", "#B0BEC5", "#B0BEC5", "#B0BEC5", "#B0BEC5", "#B0BEC5", "#B0BEC5", "red", "#B0BEC5", "#B0BEC5", "#B0BEC5", "#B0BEC5", "#B0BEC5"]]}], "label": "Topic 44", "method": "update"}, {"args": [{"marker.color": [["#B0BEC5", "#B0BEC5", "#B0BEC5", "#B0BEC5", "#B0BEC5", "#B0BEC5", "#B0BEC5", "#B0BEC5", "#B0BEC5", "#B0BEC5", "#B0BEC5", "#B0BEC5", "#B0BEC5", "#B0BEC5", "#B0BEC5", "#B0BEC5", "#B0BEC5", "#B0BEC5", "#B0BEC5", "#B0BEC5", "#B0BEC5", "#B0BEC5", "#B0BEC5", "#B0BEC5", "#B0BEC5", "#B0BEC5", "#B0BEC5", "#B0BEC5", "#B0BEC5", "#B0BEC5", "#B0BEC5", "#B0BEC5", "#B0BEC5", "#B0BEC5", "#B0BEC5", "#B0BEC5", "#B0BEC5", "#B0BEC5", "#B0BEC5", "#B0BEC5", "#B0BEC5", "#B0BEC5", "#B0BEC5", "#B0BEC5", "#B0BEC5", "red", "#B0BEC5", "#B0BEC5", "#B0BEC5", "#B0BEC5"]]}], "label": "Topic 45", "method": "update"}, {"args": [{"marker.color": [["#B0BEC5", "#B0BEC5", "#B0BEC5", "#B0BEC5", "#B0BEC5", "#B0BEC5", "#B0BEC5", "#B0BEC5", "#B0BEC5", "#B0BEC5", "#B0BEC5", "#B0BEC5", "#B0BEC5", "#B0BEC5", "#B0BEC5", "#B0BEC5", "#B0BEC5", "#B0BEC5", "#B0BEC5", "#B0BEC5", "#B0BEC5", "#B0BEC5", "#B0BEC5", "#B0BEC5", "#B0BEC5", "#B0BEC5", "#B0BEC5", "#B0BEC5", "#B0BEC5", "#B0BEC5", "#B0BEC5", "#B0BEC5", "#B0BEC5", "#B0BEC5", "#B0BEC5", "#B0BEC5", "#B0BEC5", "#B0BEC5", "#B0BEC5", "#B0BEC5", "#B0BEC5", "#B0BEC5", "#B0BEC5", "#B0BEC5", "#B0BEC5", "#B0BEC5", "red", "#B0BEC5", "#B0BEC5", "#B0BEC5"]]}], "label": "Topic 46", "method": "update"}, {"args": [{"marker.color": [["#B0BEC5", "#B0BEC5", "#B0BEC5", "#B0BEC5", "#B0BEC5", "#B0BEC5", "#B0BEC5", "#B0BEC5", "#B0BEC5", "#B0BEC5", "#B0BEC5", "#B0BEC5", "#B0BEC5", "#B0BEC5", "#B0BEC5", "#B0BEC5", "#B0BEC5", "#B0BEC5", "#B0BEC5", "#B0BEC5", "#B0BEC5", "#B0BEC5", "#B0BEC5", "#B0BEC5", "#B0BEC5", "#B0BEC5", "#B0BEC5", "#B0BEC5", "#B0BEC5", "#B0BEC5", "#B0BEC5", "#B0BEC5", "#B0BEC5", "#B0BEC5", "#B0BEC5", "#B0BEC5", "#B0BEC5", "#B0BEC5", "#B0BEC5", "#B0BEC5", "#B0BEC5", "#B0BEC5", "#B0BEC5", "#B0BEC5", "#B0BEC5", "#B0BEC5", "#B0BEC5", "red", "#B0BEC5", "#B0BEC5"]]}], "label": "Topic 47", "method": "update"}, {"args": [{"marker.color": [["#B0BEC5", "#B0BEC5", "#B0BEC5", "#B0BEC5", "#B0BEC5", "#B0BEC5", "#B0BEC5", "#B0BEC5", "#B0BEC5", "#B0BEC5", "#B0BEC5", "#B0BEC5", "#B0BEC5", "#B0BEC5", "#B0BEC5", "#B0BEC5", "#B0BEC5", "#B0BEC5", "#B0BEC5", "#B0BEC5", "#B0BEC5", "#B0BEC5", "#B0BEC5", "#B0BEC5", "#B0BEC5", "#B0BEC5", "#B0BEC5", "#B0BEC5", "#B0BEC5", "#B0BEC5", "#B0BEC5", "#B0BEC5", "#B0BEC5", "#B0BEC5", "#B0BEC5", "#B0BEC5", "#B0BEC5", "#B0BEC5", "#B0BEC5", "#B0BEC5", "#B0BEC5", "#B0BEC5", "#B0BEC5", "#B0BEC5", "#B0BEC5", "#B0BEC5", "#B0BEC5", "#B0BEC5", "red", "#B0BEC5"]]}], "label": "Topic 48", "method": "update"}, {"args": [{"marker.color": [["#B0BEC5", "#B0BEC5", "#B0BEC5", "#B0BEC5", "#B0BEC5", "#B0BEC5", "#B0BEC5", "#B0BEC5", "#B0BEC5", "#B0BEC5", "#B0BEC5", "#B0BEC5", "#B0BEC5", "#B0BEC5", "#B0BEC5", "#B0BEC5", "#B0BEC5", "#B0BEC5", "#B0BEC5", "#B0BEC5", "#B0BEC5", "#B0BEC5", "#B0BEC5", "#B0BEC5", "#B0BEC5", "#B0BEC5", "#B0BEC5", "#B0BEC5", "#B0BEC5", "#B0BEC5", "#B0BEC5", "#B0BEC5", "#B0BEC5", "#B0BEC5", "#B0BEC5", "#B0BEC5", "#B0BEC5", "#B0BEC5", "#B0BEC5", "#B0BEC5", "#B0BEC5", "#B0BEC5", "#B0BEC5", "#B0BEC5", "#B0BEC5", "#B0BEC5", "#B0BEC5", "#B0BEC5", "#B0BEC5", "red"]]}], "label": "Topic 49", "method": "update"}]}], "title": {"font": {"color": "Black", "size": 22}, "text": "<b>Intertopic Distance Map", "x": 0.5, "xanchor": "center", "y": 0.95, "yanchor": "top"}, "width": 650, "xaxis": {"anchor": "y", "domain": [0, 1], "range": [-16.82, 19.5], "title": {"text": ""}, "visible": false}, "yaxis": {"anchor": "x", "domain": [0, 1], "range": [-15.61, 17.95], "title": {"text": ""}, "visible": false}}}
